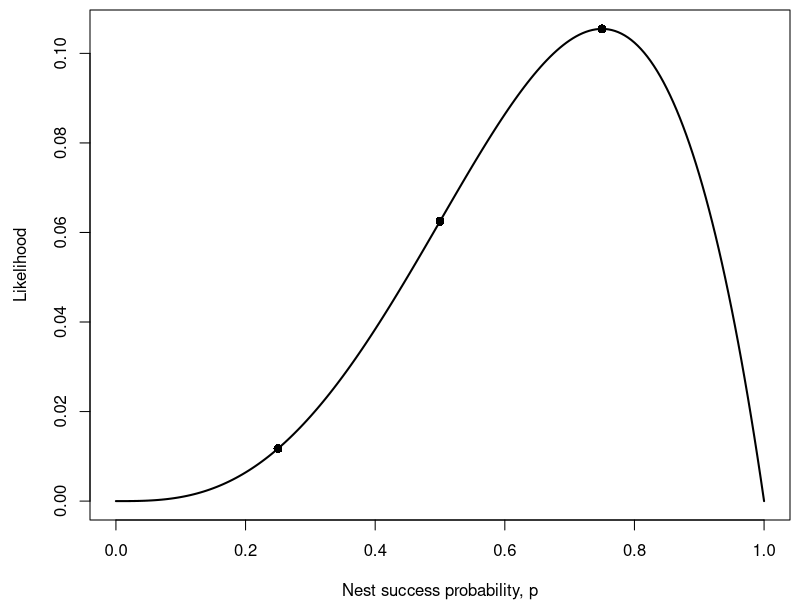
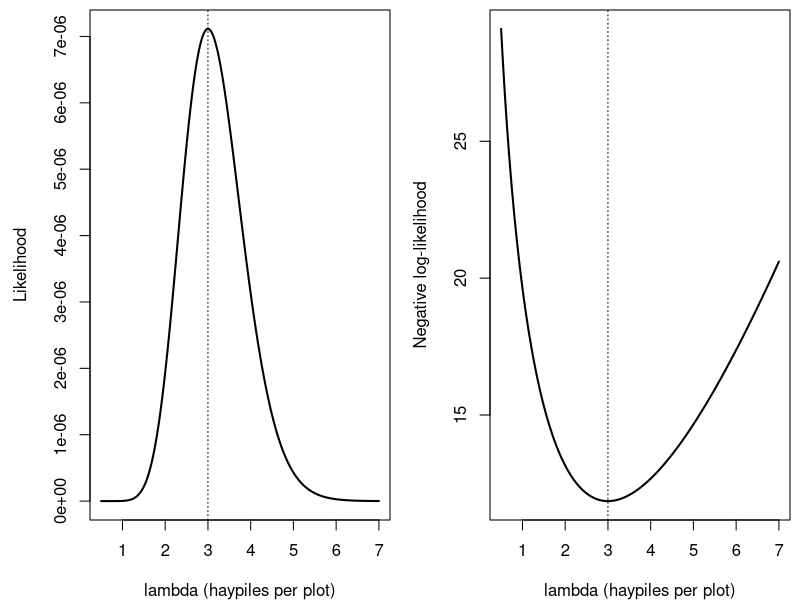
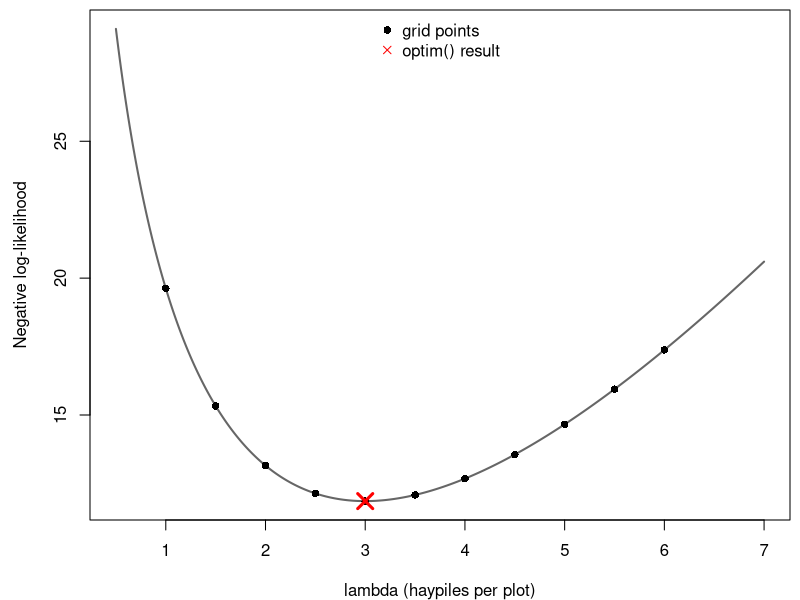
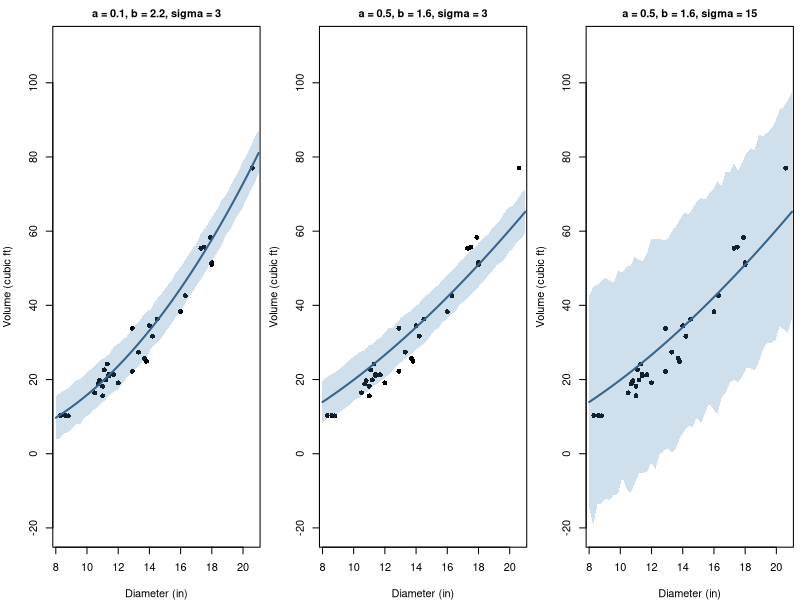
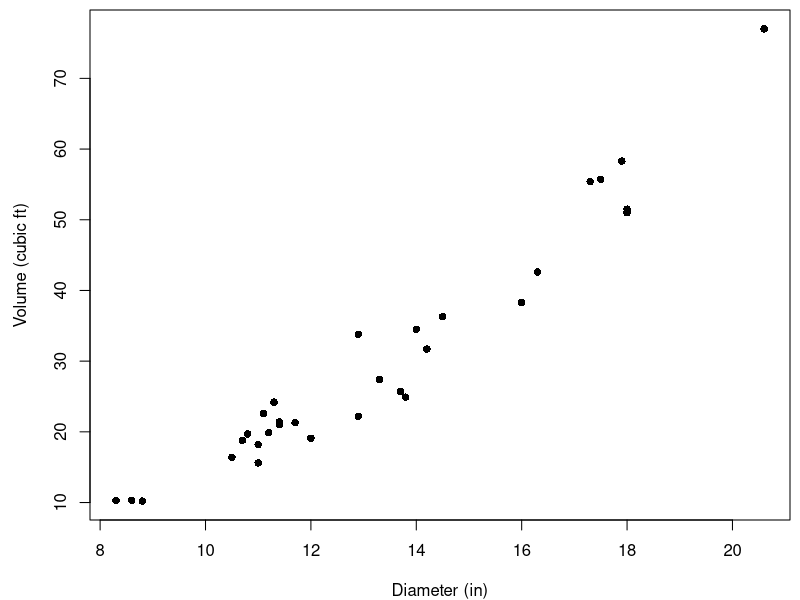
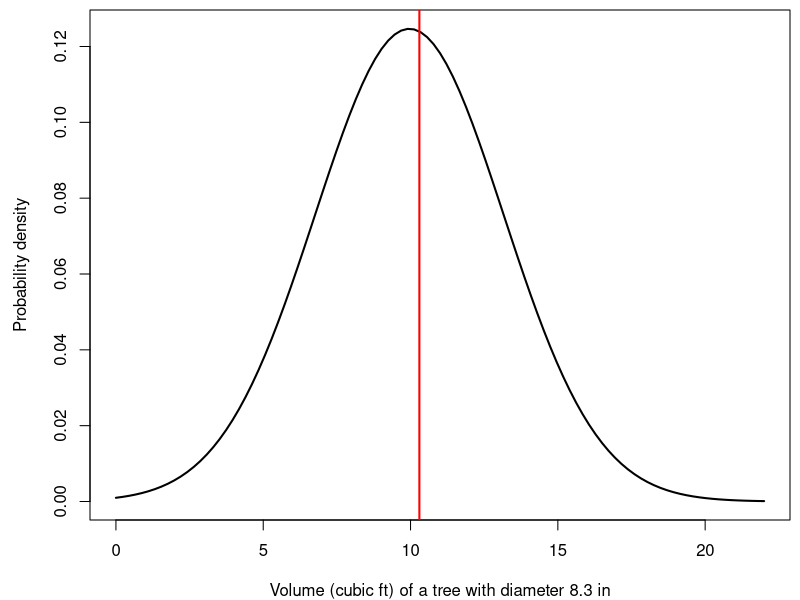
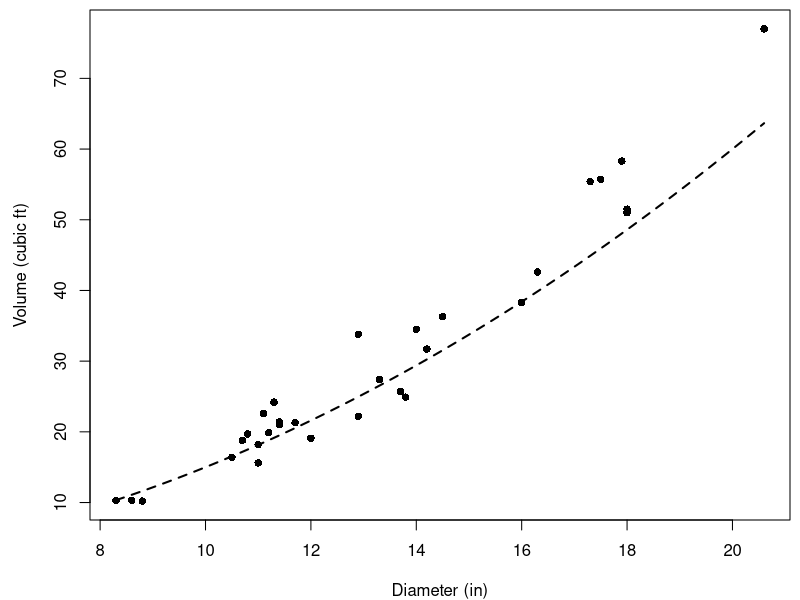
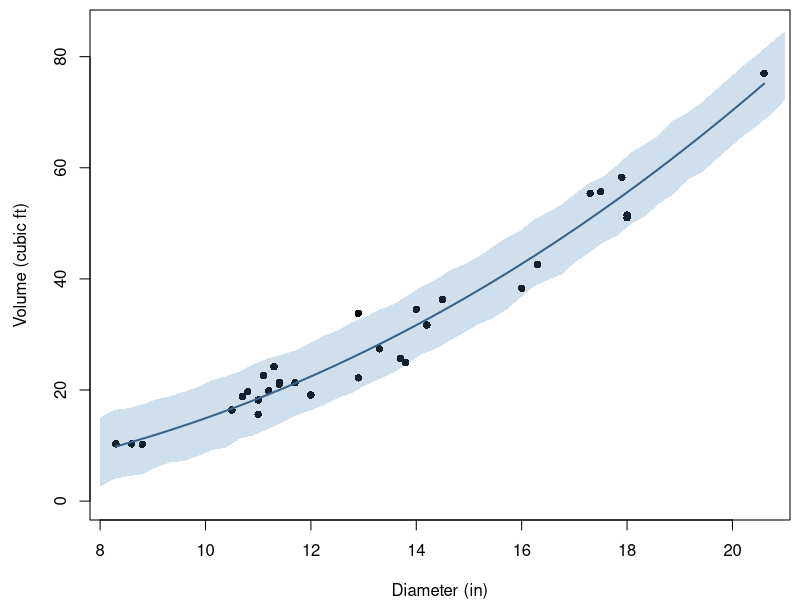

These charts were generated, in order, by the following R code:
#  NRES 746, Week 6: Likelihood, maximum likelihood, and a power analysis in code ----
#  Code from Week6_LikelihoodAndPowerAnalysis.html. Base R only.

# LIKELIHOOD AND MAXIMUM LIKELIHOOD ESTIMATION =================================

# 2. WOD: writing the likelihood -----------------------------------------------
#  4 nests, outcomes 1, 1, 0, 1; L4(p) = p^3 (1 - p)

p_grid <- seq(0, 1, by = 0.005)
lik_nests <- function(p) p^3 * (1 - p)
p_three <- c(0.25, 0.5, 0.75)

par(mar = c(4, 4.5, 0.5, 0.5))
plot(p_grid, lik_nests(p_grid), type = "l", lwd = 2,
     xlab = "Nest success probability, p", ylab = "Likelihood")
points(p_three, lik_nests(p_three), pch = 16, cex = 1.2)
lik_nests(p_three) * 256   # 3, 16, 27 (in 256ths)
#  [PAUSE] add up the three likelihoods. do they sum to 1? should they?

# 3. From likelihood to negative log-likelihood --------------------------------

prod(rep(0.5, 1852))       # underflows to exactly 0
sum(log(rep(0.5, 1852)))   # the sum of logs is an ordinary number

haypiles <- c(2, 5, 3, 0, 4, 4)

nll_pois <- function(lambda, y) {
  -sum(dpois(y, lambda = lambda, log = TRUE))
}

lambda_grid <- seq(0.5, 7, by = 0.01)
lik_vals <- sapply(lambda_grid, function(l) prod(dpois(haypiles, l)))
nll_vals <- sapply(lambda_grid, nll_pois, y = haypiles)

par(mfrow = c(1, 2), mar = c(4, 4.5, 0.5, 0.5))
plot(lambda_grid, lik_vals, type = "l", lwd = 2,
     xlab = "lambda (haypiles per plot)", ylab = "Likelihood")
abline(v = 3, lty = 3)
plot(lambda_grid, nll_vals, type = "l", lwd = 2,
     xlab = "lambda (haypiles per plot)", ylab = "Negative log-likelihood")
abline(v = 3, lty = 3)
par(mfrow = c(1, 1))

dpois(haypiles, 1.5)   # each plot's probability at lambda = 1.5 (as in the widget)
#  [PAUSE] which count is most to blame for the poor likelihood at lambda = 1.5? at 6?

# 4. The maximum likelihood estimate -------------------------------------------

prod(dpois(haypiles, 3))                   # likelihood at the MLE: tiny, and that's fine

lambda_grid[which.min(nll_vals)]           # grid search

fit_pika <- optim(par = 2, fn = nll_pois, y = haypiles,
                  method = "Brent", lower = 0.01, upper = 20)
fit_pika$par                               # optimizer
fit_pika$value                             # NLL at the MLE

coarse <- seq(1, 6, by = 0.5)
par(mar = c(4, 4.5, 0.5, 0.5))
plot(lambda_grid, nll_vals, type = "l", lwd = 2, col = "grey40",
     xlab = "lambda (haypiles per plot)", ylab = "Negative log-likelihood")
points(coarse, sapply(coarse, nll_pois, y = haypiles), pch = 16)
points(fit_pika$par, fit_pika$value, pch = 4, cex = 2, lwd = 3, col = "red")
legend("top", c("grid points", "optim() result"), pch = c(16, 4),
       col = c("black", "red"), bty = "n")
#  [PAUSE] the likelihood at the MLE is 7.1e-6. does that mean the model fits badly?

# Bonus: fitting by simulation -------------------------------------------------
#  black cherry trees: volume ~ Normal(a * D^b, sigma)

data(trees)
diam <- trees$Girth      # diameter in inches (mislabeled "Girth")
vol <- trees$Volume      # cubic feet

power_curve <- function(d, a, b) a * d^b

# 95% range of volumes simulated at each diameter, for parameters (a, b, sigma)
sim_band <- function(par, d_seq, n_sims = 1000) {
  sims <- replicate(n_sims, rnorm(length(d_seq), power_curve(d_seq, par[1], par[2]), par[3]))
  apply(sims, 1, quantile, probs = c(0.025, 0.975))
}

set.seed(6)
d_seq <- seq(8, 21, length.out = 50)
guesses <- list(c(0.1, 2.2, 3), c(0.5, 1.6, 3), c(0.5, 1.6, 15))

par(mfrow = c(1, 3), mar = c(4, 4, 2, 0.5))
for (g in guesses) {
  band <- sim_band(g, d_seq)
  plot(diam, vol, pch = 16, ylim = c(-20, 110), xlab = "Diameter (in)",
       ylab = "Volume (cubic ft)",
       main = paste0("a = ", g[1], ", b = ", g[2], ", sigma = ", g[3]), cex.main = 1)
  polygon(c(d_seq, rev(d_seq)), c(band[1, ], rev(band[2, ])),
          col = adjustcolor("steelblue", 0.25), border = NA)
  lines(d_seq, power_curve(d_seq, g[1], g[2]), lwd = 2, col = "steelblue4")
}
par(mfrow = c(1, 1))
#  [PAUSE] why not just increase sigma until every point falls inside the band?

nll_power <- function(par, d, v) {
  -sum(dnorm(v, mean = power_curve(d, par[1], par[2]), sd = par[3], log = TRUE))
}

sapply(guesses, nll_power, d = diam, v = vol)

# FITTING A MODEL WITH SEVERAL PARAMETERS ======================================

# 1. Likelihood for continuous data --------------------------------------------

par(mar = c(4, 4.5, 0.5, 0.5))
plot(diam, vol, pch = 16, xlab = "Diameter (in)", ylab = "Volume (cubic ft)")

par_try <- c(a = 0.087, b = 2.24, sigma = 3.2)
mu_1 <- power_curve(diam[1], par_try["a"], par_try["b"])   # expected volume
dens_1 <- dnorm(vol[1], mean = mu_1, sd = par_try["sigma"])
c(expected = unname(mu_1), density = unname(dens_1))

par(mar = c(4, 4.5, 0.5, 0.5))
curve(dnorm(x, mu_1, par_try["sigma"]), from = 0, to = 22, lwd = 2,
      xlab = "Volume (cubic ft) of a tree with diameter 8.3 in", ylab = "Probability density")
abline(v = vol[1], col = "red", lwd = 2)

m3 <- 0.0283168   # cubic meters per cubic foot
dnorm(vol[1] * m3, mu_1 * m3, par_try["sigma"] * m3)   # same tree, density per cubic meter
prod(dnorm(vol, power_curve(diam, 0.087, 2.24), 3.2))              # product of 31 densities
sum(dnorm(vol, power_curve(diam, 0.087, 2.24), 3.2, log = TRUE))   # log-likelihood

# 2. Writing a negative log-likelihood function --------------------------------
#  nll_power() above: parameters in, expected values, log densities, minus the sum

nll_power(par_try, d = diam, v = vol)

# 3. Starting values and optim() -----------------------------------------------
#  b ~ 2 (cylinder); a ~ 10.3 / 8.3^2 from the first tree; sigma ~ 3 by eye

start <- c(a = 0.15, b = 2, sigma = 3)
par(mar = c(4, 4.5, 0.5, 0.5))
plot(diam, vol, pch = 16, xlab = "Diameter (in)", ylab = "Volume (cubic ft)")
curve(power_curve(x, start["a"], start["b"]), add = TRUE, lwd = 2, lty = 2)

fit_trees <- optim(par = start, fn = nll_power, d = diam, v = vol)
fit_trees$par           # MLEs of a, b, and sigma
fit_trees$value         # NLL at the MLE
fit_trees$convergence   # 0 means optim() thinks it converged

round(optim(c(a = 0.05, b = 2.5, sigma = 5), nll_power, d = diam, v = vol)$par, 3)

# 4. Checking the fit ----------------------------------------------------------

set.seed(7)
band_fit <- sim_band(fit_trees$par, d_seq)
par(mar = c(4, 4.5, 0.5, 0.5))
plot(diam, vol, pch = 16, xlab = "Diameter (in)", ylab = "Volume (cubic ft)",
     ylim = c(0, 85))
polygon(c(d_seq, rev(d_seq)), c(band_fit[1, ], rev(band_fit[2, ])),
        col = adjustcolor("steelblue", 0.25), border = NA)
curve(power_curve(x, fit_trees$par["a"], fit_trees$par["b"]), add = TRUE,
      lwd = 2, col = "steelblue4")
#  [PAUSE] does the same sigma for small and large trees look right?

nll_exp <- function(par, d, v) -sum(dnorm(v, par[1] * exp(par[2] * d), par[3], log = TRUE))
fit_exp <- optim(c(5, 0.15, 3), nll_exp, d = diam, v = vol)
c(exponential = fit_exp$value, power_law = fit_trees$value)
#  [PAUSE] is a difference that size enough to prefer the power law?

# Bonus: deviance and goodness of fit ------------------------------------------
#  deviance = 2 * (NLL_model - NLL_saturated) ~ chi-square, df = 6 - 1

nll_saturated <- -sum(dpois(haypiles, lambda = haypiles, log = TRUE))
deviance_pika <- 2 * (nll_pois(3, haypiles) - nll_saturated)
c(deviance = deviance_pika, df = 5,
  p_value = pchisq(deviance_pika, df = 5, lower.tail = FALSE))

# A POWER ANALYSIS IN CODE =====================================================

# 2. WOD: find the bugs (each function has one bug; don't run these) -----------

# detect_prob <- function(k, pobs = 0.02) {
#   1 - pobs^k
# }
#
# sim_detect <- function(R = 1000, visits = 3, p = 0.4) {
#   detected <- logical(R)
#   for (i in seq_len(R)) {
#     n_det <- rbinom(1, size = visits, prob = p)
#     detected <- n_det > 0
#   }
#   mean(detected)
# }
#  [PAUSE] find each bug. what one-line check would have caught it?

# 4. Building and testing the pieces -------------------------------------------
#  N_t = 1000 * lambda^t, lambda = 0.75^(1/25); detection per survey = 1 - 0.98^k

detect_prob <- function(k, pobs = 0.02) {
  1 - (1 - pobs)^k
}
detect_prob(1)   # one person-day should equal pobs
detect_prob(3)

true_abundance <- function(t, N0 = 1000, lambda = 0.75^(1/25)) {
  N0 * lambda^t
}
true_abundance(c(0, 25))   # should return 1000 and 750 together

simulate_counts <- function(t_survey, k, N0 = 1000, lambda = 0.75^(1/25),
                            pobs = 0.02) {
  N_t <- true_abundance(t_survey, N0, lambda)
  rbinom(length(t_survey), size = round(N_t), prob = detect_prob(k, pobs))
}
set.seed(11)
counts <- simulate_counts(1:25, k = 3)
length(counts)   # should be 25

par(mar = c(4, 4.5, 0.5, 0.5))
plot(1:25, counts, pch = 16, xlab = "Year", ylab = "Count",
     ylim = c(0, max(counts) * 1.1))

detect_decline <- function(t_survey, counts, alpha = 0.05) {
  s <- summary(lm(log(counts) ~ t_survey))$coefficients[2, ]
  unname(s[1] < 0 && s[4] <= alpha)
}
detect_decline(1:25, counts)

set.seed(12)
null_hits <- replicate(1000, {
  detect_decline(1:25, simulate_counts(1:25, 3, lambda = 1))
})
mean(null_hits)   # stable population: should be about 0.025

# 5. Power across designs ------------------------------------------------------

estimate_power <- function(k, s, R = 1000, lambda = 0.75^(1/25),
                           alpha = 0.05) {
  t_survey <- seq(1, 25, by = s)
  mean(replicate(R, {
    counts <- simulate_counts(t_survey, k, lambda = lambda)
    detect_decline(t_survey, counts, alpha)
  }))
}
set.seed(14)
estimate_power(3, 1, lambda = 1)   # false-decline rate
estimate_power(3, 1)               # power

set.seed(746)
grid <- expand.grid(k = 1:15, s = 1:5)
grid$power <- mapply(estimate_power, grid$k, grid$s,
                     MoreArgs = list(R = 1000))   # about 20-30 s

par(mar = c(4, 4.5, 0.5, 0.5))
plot(NA, xlim = c(1, 15), ylim = c(0, 1), xlab = "Person-days per survey, k",
     ylab = "Estimated power")
abline(h = 0.75, lty = 2, col = "grey40")
for (ss in 1:5) {
  lines(grid$k[grid$s == ss], grid$power[grid$s == ss], col = ss, lwd = 2)
}
legend("bottomright", legend = paste("s =", 1:5), col = 1:5, lwd = 2,
       bty = "n", cex = 0.8)

cost_of <- function(k, s) length(seq(1, 25, by = s)) * (2000 + 200 * k)
grid$cost <- mapply(cost_of, grid$k, grid$s)
ok <- grid[grid$power >= 0.75, ]
head(ok[order(ok$cost), ], 5)

sqrt(0.75 * 0.25 / 1000)   # Monte Carlo SE of a power near 0.75

top3 <- head(ok[order(ok$cost), ], 3)
set.seed(999)
top3$power_5000 <- mapply(estimate_power, top3$k, top3$s, MoreArgs = list(R = 5000))
top3$mc_se <- sqrt(top3$power_5000 * (1 - top3$power_5000) / 5000)
top3
#  [PAUSE] k = 10, s = 4 is cheapest at about 0.76. recommend it, or k = 11, s = 4?
